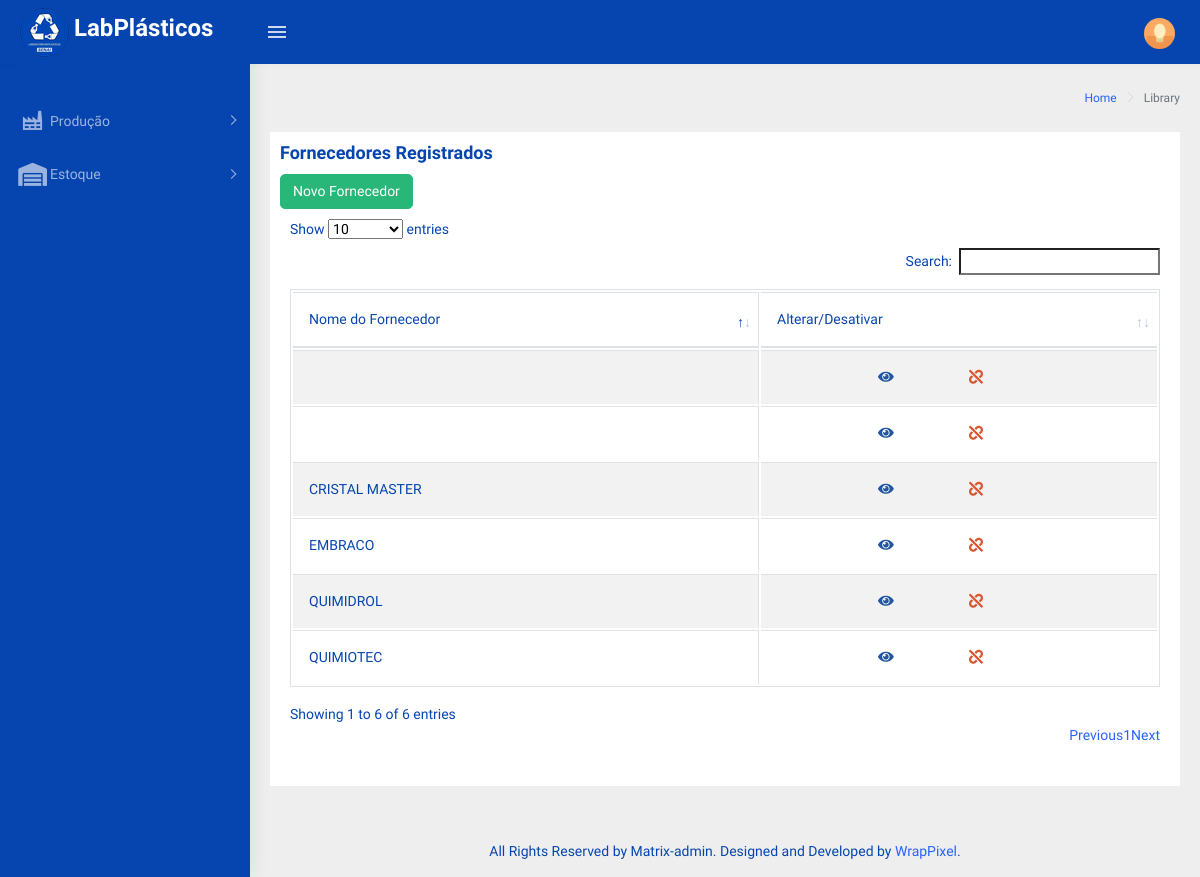
Screenshot of /fornecedores.php (signed in) with the database file from the repository.
### tables this page shows
CREATE TABLE `fornecedores` (
  `idFornecedor` int(11) NOT NULL COMMENT 'PK - chave identificadora das ids de cada fornecedor',
  `descricao` varchar(50) NOT NULL COMMENT 'Descrição de cada fornecedor(Nome);',
  `ativo` tinyint(1) NOT NULL COMMENT 'Verifica se este fornecedor irá aparecer nas pesquisas.'
);

### php/functionFornecedor.php (the view, shortened to what this page needs)
<?php
    function dataTableFornecedor(){
        include('connection.php');
        $sql = "SELECT * FROM fornecedores WHERE ativo = 1";
        $table = "";
        $result = mysqli_query($conn,$sql);
        if (mysqli_num_rows($result) > 0){
            $array = array();
            while($linha = mysqli_fetch_array($result, MYSQLI_ASSOC )){
                array_push($array,$linha);
            }
            foreach($array as $campo){
                if($campo['idFornecedor'] != 1){
                    $table .='<tr>'
                                .'<td>'.$campo['descricao'].'</td>'
                                .'<td>
                                    <div class="d-flex justify-content-center">
                                        <div class="col-sm-3">
                                            <a href="#" class="fas fa-eye text-info" data-toggle="modal" data-target="#modalAlteraFornecedor'.$campo['idFornecedor'].'"></a>
                                        </div>
                                        <div class="col-sm-3">
                                            <a href="#" class="fas fa-unlink text-danger" data-toggle="modal" data-target="#modalExcluiFornecedor'.$campo['idFornecedor'].'"></a>
                                        </div>
                                    </div>
                                </td>'
                                .'<div class="modal fade" id="modalAlteraFornecedor'.$campo['idFornecedor'].'" tabindex="-1" role="dialog" aria-labelledby="exampleModalLabel" aria-hidden="true ">
                                                <form method="POST" class="form-horizontal" action= "php/saveFornecedor.php? validacao=U&id='.$campo['idFornecedor'].'">
                                                </form>
                                </div>'
                                ."<div class='modal fade' id='modalExcluiFornecedor".$campo['idFornecedor']."' tabindex='-1' role='dialog' aria-labelledby='exampleModalLabel' aria-hidden='true '>"
                                    ."<div class='modal-dialog' role='document '>"
                                        ."<div class='modal-content'>"
                                            .'<div class="modal-header">'
                                                .'<h5 class="modal-title" id="exampleModalLabel">Desativar Fornecedor</h5>'
                                                .'<button type="button" class="close" data-dismiss="modal" aria-label="Close">'
                                                    .'<span aria-hidden="true ">&times;</span>'
                                                .'</button>'
                                            .'</div>'
                                            .'<div class="modal-body">'
                                                .'<form method="POST" action="php/saveFornecedor.php?validacao=D&id='.$campo["idFornecedor"].'">
                                                </form>'
                                            .'</div>'
                                        .'</div>'
                                    .'</div>'
                                .'</div>'
                            ."</tr>";
                }
            }
        }
        return $table;
    }
?>

### rows the page displays
fornecedores: descricao "CRISTAL MASTER"
fornecedores: descricao "QUIMIDROL"
fornecedores: descricao "QUIMIOTEC"
fornecedores: descricao "EMBRACO"
